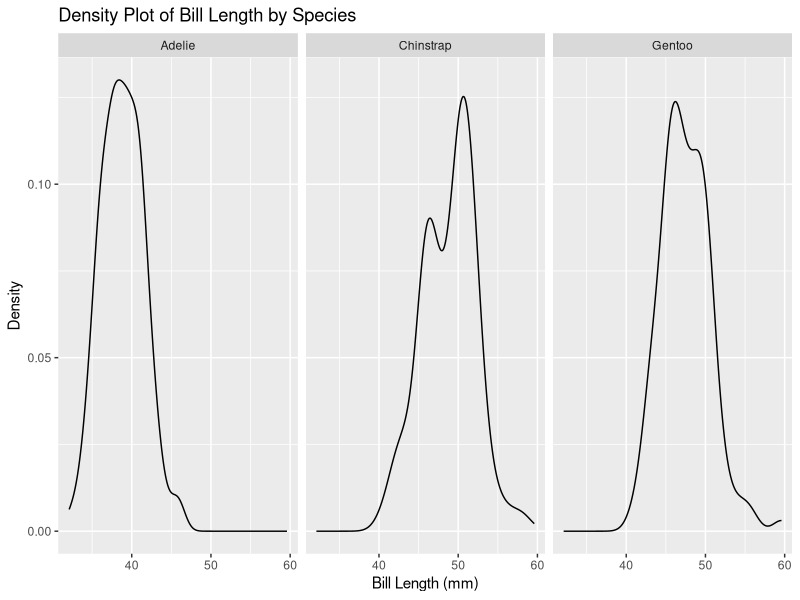
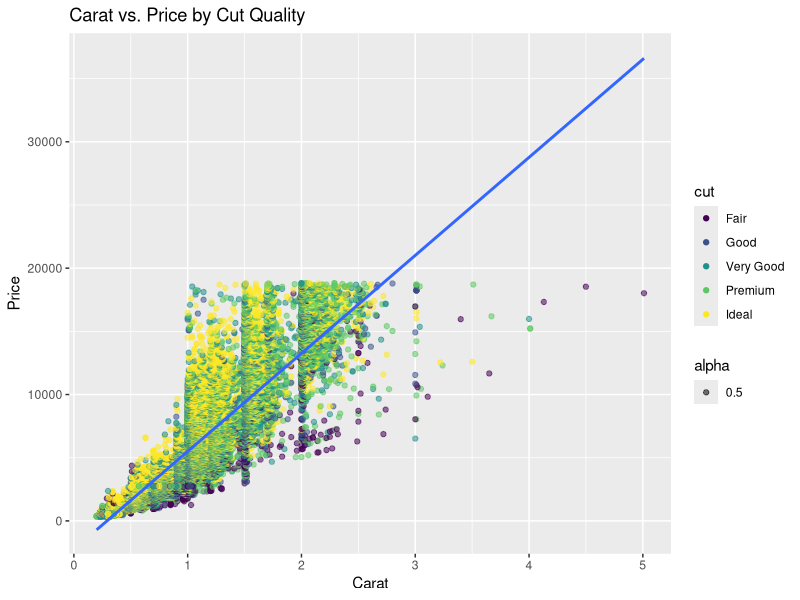
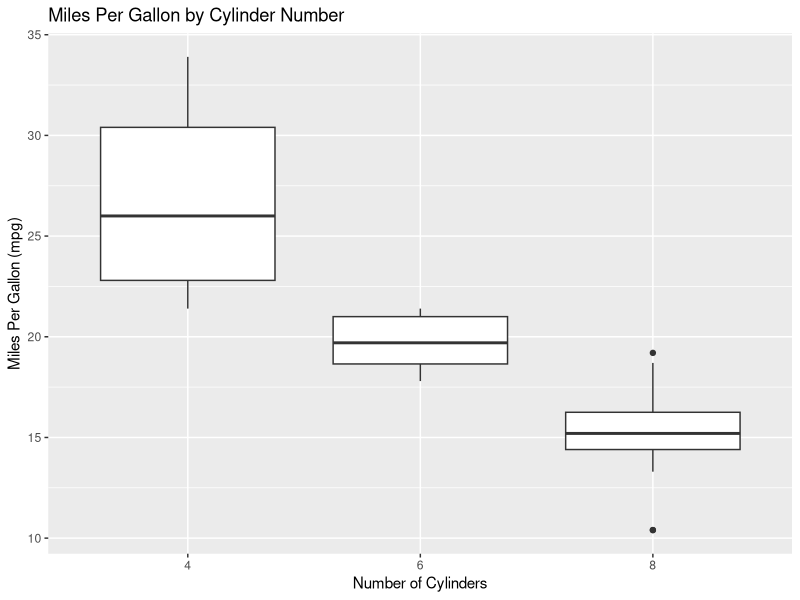
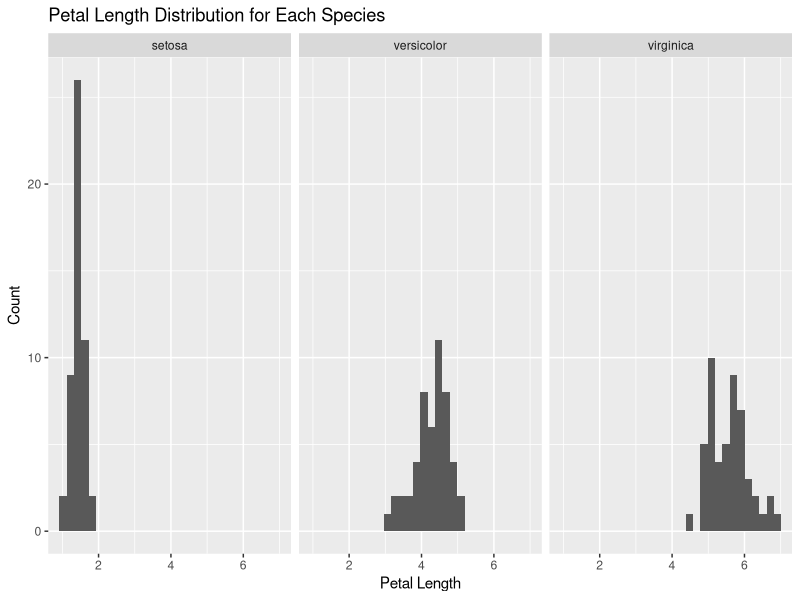

These figures' R source, in order:
# Please create teh following plots:

# Q1 ----

# Load the tidyverse library
library(tidyverse)

# Load the palmerpenguins library
library(palmerpenguins)

# Load the penguins dataset
data(penguins)

# Plot 1
# Create a density plot of the 'bill_length_mm' column of the penguins
# dataset.
# Use the ggplot() function to create the plot.
# Use the aes() function to specify the x-axis variable.
# Inside the aes() function, set the x parameter to the 'bill_length_mm'
# column of the penguins dataset.
# Add a + sign after the ggplot() function.
# Use the geom_density() function to add a density plot to the ggplot()
# function.
# Add a + sign after the geom_density() function.
# Use the facet_grid() function to add a facet to the ggplot() function.
# Inside the facet_grid() function, set the formula to
# "~ species".
# Add a + sign after the facet_grid() function.
# Use the labs() function to add a title to the ggplot() function.
# Inside the labs() function, set the title parameter to
# "Density Plot of Bill Length by Species".
# Set the x parameter to "Bill Length (mm)".
# Set the y parameter to "Density".


plot1 <- ggplot(data = penguins, mapping = aes(x = bill_length_mm, )) +
  geom_density() +
  facet_grid(~ species) +
  labs(title = "Density Plot of Bill Length by Species",
       x = "Bill Length (mm)" ,
       y = "Density")


# To verify your answer, run the following code
plot1

# Q2 ----

# Use the diamonds dataset from ggplot2
data(diamonds)

# Plot 2
# Create a scatter plot of 'carat' vs. 'price', colored by 'cut' quality.
# Use the ggplot() function to create the plot.
# Use the aes() function to specify the x-axis and y-axis variables.
# Inside the aes() function, set the x parameter to 'carat', the y parameter to 'price'.
# Add a + sign after the ggplot() function.
# Use the geom_point() function to add a scatter plot to the ggplot() function. 
# Inside the geom_point() function, use the aes() function to set the color parameter to 'cut'.
# Set the alpha parameter inside geom_point() to 0.5 to make the points semi-transparent if there is overplotting.
# Use the geom_smooth() function to add a smooth line through the points for each 'cut' category, setting the method argument to "lm" for linear models.
# Add a + sign after the geom_point() (and geom_smooth(), if used) function.
# Use the labs() function to add a title to the ggplot() function.
# Inside the labs() function, set the title parameter to "Carat vs. Price by Cut Quality",
# Set the x parameter to "Carat",
# Set the y parameter to "Price".

plot2 <- ggplot(data = diamonds, mapping = aes (x = carat, y = price)) +
  geom_point(mapping = aes(color = cut, alpha = 0.5)) +
  geom_smooth(method = lm) +
  labs(title = "Carat vs. Price by Cut Quality", 
       x = "Carat",
       y = "Price")


# To verify your answer, run the following code
plot2

# Q3 ----


# Use the mtcars dataset
data(mtcars)

# Plot 3
# Create a boxplot of 'mpg' by 'cyl' (number of cylinders).
# Use the ggplot() function to create the plot.
# Use the aes() function to specify the x-axis and y-axis variables.
# Inside the aes() function, set the x parameter to 'cyl' and the y parameter to 'mpg'.
# NOTICE that you will need to convert the 'cyl' column to a factor using the factor() function. factor(cyl)
# Add a + sign after the ggplot() function.
# Use the geom_boxplot() function to add a boxplot to the ggplot() function.
# Add a + sign after the geom_boxplot() function.
# Use the labs() function to add a title to the ggplot() function.
# Inside the labs() function, set the title parameter to "Miles Per Gallon by Cylinder Number",
# Set the x parameter to "Number of Cylinders",
# Set the y parameter to "Miles Per Gallon (mpg)".

plot3 <- ggplot(data = mtcars, mapping = aes(x = factor(cyl), y = mpg)) +
  geom_boxplot() +
  labs(title = "Miles Per Gallon by Cylinder Number",
       x = "Number of Cylinders",
       y = "Miles Per Gallon (mpg)")


# To verify your answer, run the following code
plot3

# Q4 ----

# Use the iris dataset
data(iris)

# Plot 4
# Create a histogram of 'Petal.Length' for each species.
# Use the ggplot() function to create the plot.
# Use the aes() function to specify the x-axis variable.
# Inside the aes() function, set the x parameter to 'Petal.Length'.
# Add a + sign after the ggplot() function.
# Use the geom_histogram() function to add a histogram to the ggplot() function, and set bins to 30.
# Add a + sign after the geom_histogram() function.
# Use the facet_wrap() function to add a facet for 'Species'.
# Inside the facet_wrap() function, set the facets parameter to '~ Species'.
# Add a + sign after the facet_wrap() function.
# Use the labs() function to add a title to the ggplot() function.
# Inside the labs() function, set the title parameter to "Petal Length Distribution for Each Species",
# Set the x parameter to "Petal Length",
# Set the y parameter to "Count".

plot4 <- ggplot(data = iris, mapping = aes(x = Petal.Length)) +
  geom_histogram(bins = 30) +
  facet_wrap(~ Species) +
  labs(title = "Petal Length Distribution for Each Species",
       x = "Petal Length",
       y = "Count")


# To verify your answer, run the following code
plot4



